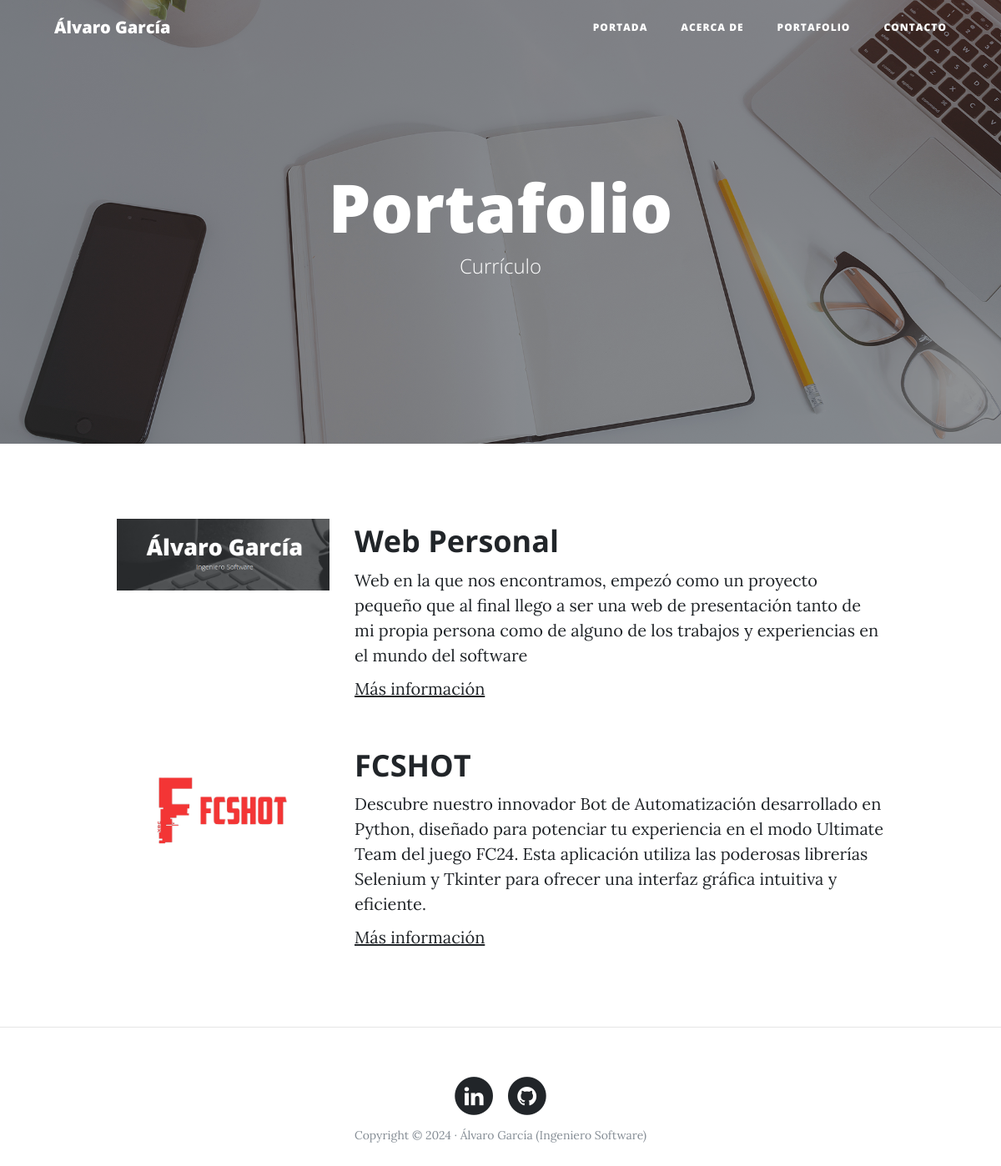
/portfolio/, run on an earlier commit of the app's database.
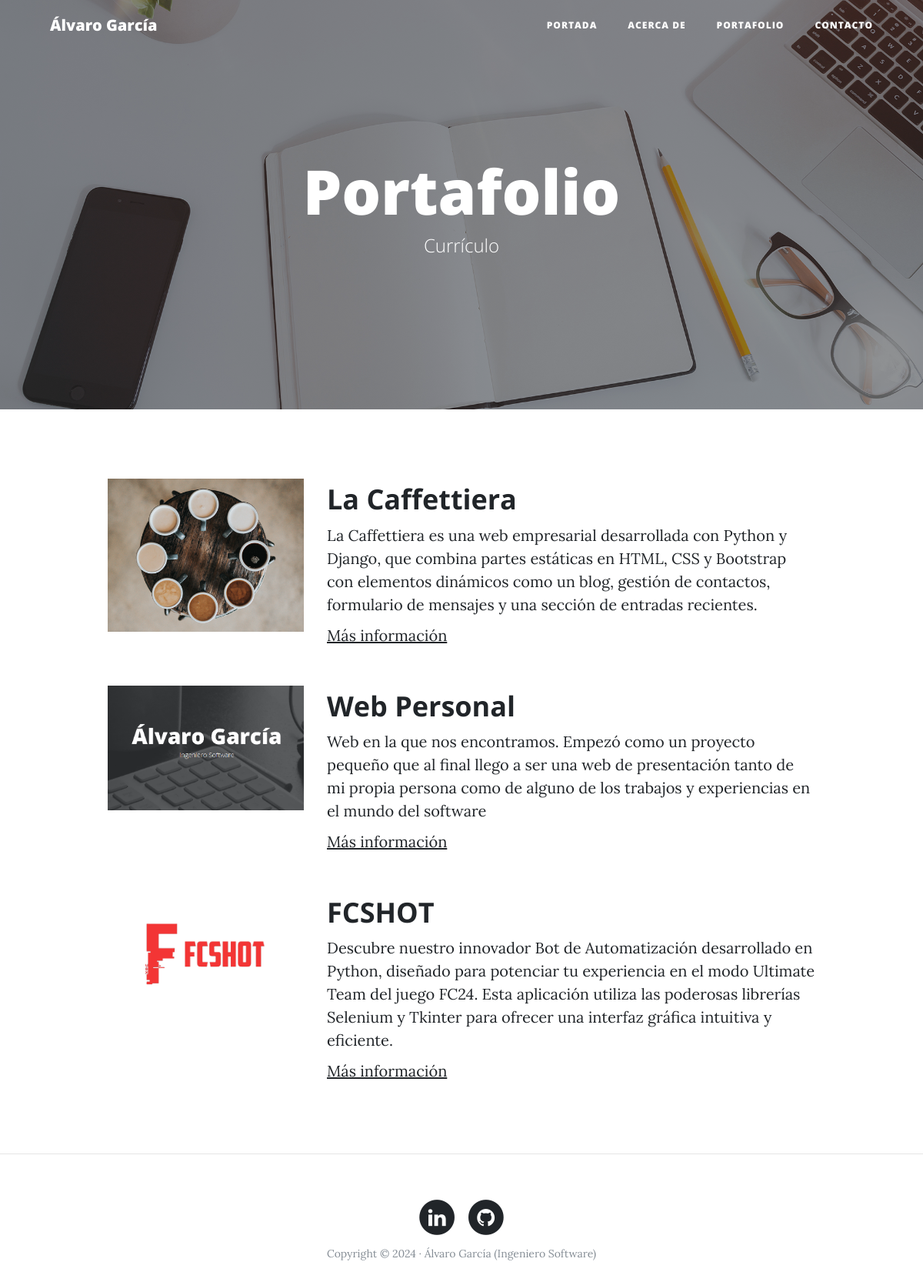
And on a later commit of the database.
### portfolio/models.py (models this page shows, shortened)
class Project(models.Model):
    title = models.CharField(max_length=100, verbose_name = 'titulo')
    description = models.TextField( verbose_name = 'descripcion')
    image = models.ImageField( verbose_name = 'imagen', upload_to= 'projects')
    created = models.DateTimeField(auto_now_add = True, verbose_name = 'fecha de creacion')
    updated = models.DateTimeField(auto_now = True, verbose_name = 'fecha de actualizacion')
    url = models.URLField(null = True, blank = True)
    class Meta:
        verbose_name = 'proyecto'
        verbose_name_plural = 'proyectos'
        ordering = ['-created']

### portfolio/views.py (the view)
# urls.py: path('portfolio/', portfolio_views.portfolio ,name="portfolio"),
def portfolio(request):
    projects = Project.objects.all()
    context ={'projects': projects}
    return render(request,"portfolio/portfolio.html", context)

### portfolio/templates/portfolio/portfolio.html (shortened to what this page needs)
{% extends 'core/base.html' %}
{% block background %}{%load static %}{% static 'core/img/portfolio-bg.jpg' %}{% endblock %}
{% block headers %}
    <h1>Portafolio</h1>
    <span class="subheading">Currículo</span>
{% endblock %}
{% block cuerpo %}
	{% for project in projects%}
		<div class="row project">
			<div class="col-lg-3 col-md-4 offset-lg-1">
					<img class="img-fluid" src="{{project.image.url}}" alt="">
			</div>
			<div class="col-lg-7 col-md-8">
				<h2 class="section-heading title">{{project.title}}</h2>
				<p>{{project.description}}</p>
				{% if project.url %}
					<p><a href="{{project.url}}">Más información</a></p>
				{% endif %}
			</div>
		</div>
	{% endfor %}
{% endblock %}

### core/templates/core/base.html (shortened to what this page needs)
<!DOCTYPE html>
<html lang="es">
<head>
    {% load static %}
    <link href="{% static 'core/vendor/bootstrap/css/bootstrap.min.css' %} " rel="stylesheet">
    <link href="{% static 'core/vendor/font-awesome/css/font-awesome.min.css' %}" rel="stylesheet" type="text/css">
    <link href="{% static 'core/css/clean-blog.min.css' %}" rel="stylesheet">
</head>
<body>
    <nav class="navbar navbar-expand-lg navbar-light fixed-top" id="mainNav">
        <div class="container">
          <a class="navbar-brand" href="{%  url 'home' %}">Álvaro García</a>
          <div class="collapse navbar-collapse" id="navbarResponsive">
            <ul class="navbar-nav ml-auto">
              <li class="nav-item">
                <a class="nav-link" href="{%  url 'home' %}">Portada</a>
              </li>
              <li class="nav-item">
                <a class="nav-link" href="{%  url 'about' %}">Acerca de</a>
              </li>
              <li class="nav-item">
                <a class="nav-link" href="{%  url 'portfolio' %}">Portafolio</a>
              </li>
              <li class="nav-item">
                <a class="nav-link" href="{%  url 'contact' %}">Contacto</a>
              </li>
            </ul>
          </div>
        </div>
    </nav>
    <header class="masthead" style="background-image: url('{% block background %}{% endblock %}')">
        <div class="overlay"></div>
        <div class="container">
          <div class="row">
            <div class="col-lg-8 col-md-10 mx-auto">
              <div class="site-heading">
                {% block headers %}{% endblock %}
              </div>
            </div>
          </div>
        </div>
      </header>
    <div class="container">
        {% block cuerpo %}{% endblock %}
    </div>
      <footer>
        <hr>
      <div class="container">
        <div class="row">
          <div class="col-lg-8 col-md-10 mx-auto">
            <ul class="list-inline text-center">
              <li class="list-inline-item">
                <a href="#">
                  <span class="fa-stack fa-lg">
                    <i class="fa fa-circle fa-stack-2x"></i>
                    <i class="fa fa-linkedin fa-stack-1x fa-inverse"></i>
                  </span>
                </a>
              </li>
              <li class="list-inline-item">
                <a href="https://github.com/GVAlvaro96">
                  <span class="fa-stack fa-lg">
                    <i class="fa fa-circle fa-stack-2x"></i>
                    <i class="fa fa-github fa-stack-1x fa-inverse"></i>
                  </span>
                </a>
              </li>
            </ul>
        <p class="copyright text-muted">Copyright &copy; 2024 · Álvaro García (Ingeniero Software) </p>
          </div>
        </div>
      </div>
    </footer>
</body>
</html>

What changed in the data, as far as the page shows it:
added Project: image (picture), title "La Caffettiera", description "La Caffettiera es una web empresarial desarrollada con Python y Django, que combina partes estáticas en HTML, CSS y Bootstrap con elementos dinámicos como un blog, gestión de contactos, formulario de mensajes y una sección de entradas recientes."
changed Project "Web Personal": image: a different picture; description "…en la que nos encontramos, empezó como un proyecto pequeño…" → "…en la que nos encontramos. Empezó como un proyecto pequeño…"
